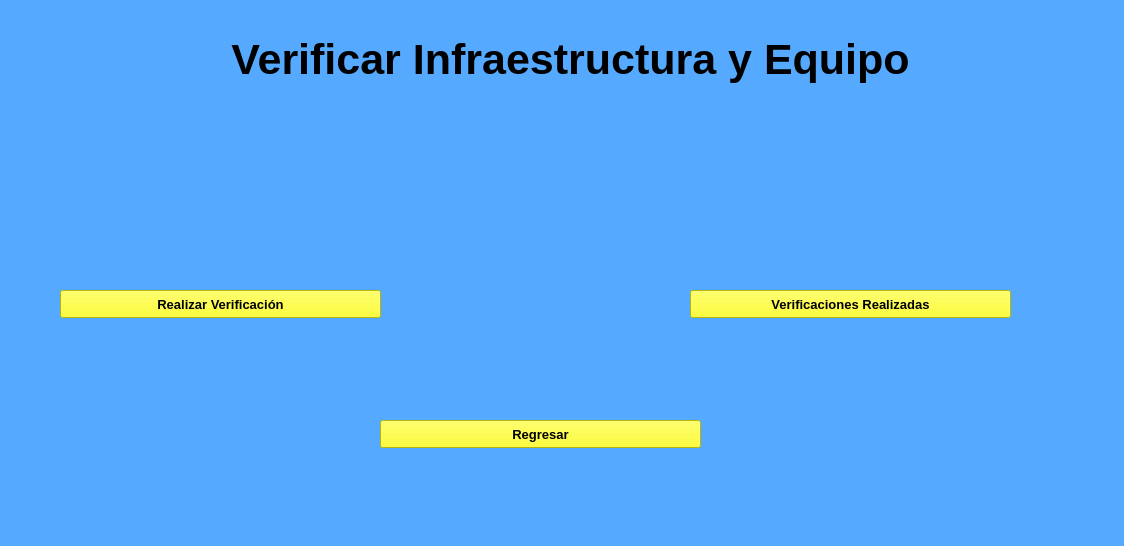
<?xml version="1.0" encoding="UTF-8"?>
<ui version="4.0">
 <class>MainWindow</class>
 <widget class="QMainWindow" name="MainWindow">
  <property name="geometry">
   <rect>
    <x>0</x>
    <y>0</y>
    <width>1124</width>
    <height>546</height>
   </rect>
  </property>
  <property name="windowTitle">
   <string>MainWindow</string>
  </property>
  <property name="styleSheet">
   <string notr="true">QWidget{
	background-color: rgb(85, 170, 255);
}
QPushButton{
	background-color: rgb(255, 255, 0);
}</string>
  </property>
  <widget class="QWidget" name="centralwidget">
   <widget class="QLabel" name="label_4">
    <property name="geometry">
     <rect>
      <x>110</x>
      <y>40</y>
      <width>921</width>
      <height>61</height>
     </rect>
    </property>
    <property name="font">
     <font>
      <pointsize>48</pointsize>
     </font>
    </property>
    <property name="whatsThis">
     <string>&lt;html&gt;&lt;head/&gt;&lt;body&gt;&lt;p align=&quot;center&quot;&gt;&lt;br/&gt;&lt;/p&gt;&lt;/body&gt;&lt;/html&gt;</string>
    </property>
    <property name="styleSheet">
     <string notr="true"/>
    </property>
    <property name="text">
     <string>&lt;!DOCTYPE HTML PUBLIC &quot;-//W3C//DTD HTML 4.0//EN&quot; &quot;http://www.w3.org/TR/REC-html40/strict.dtd&quot;&gt;
&lt;html&gt;&lt;head&gt;&lt;meta name=&quot;qrichtext&quot; content=&quot;1&quot; /&gt;&lt;style type=&quot;text/css&quot;&gt;
p, li { white-space: pre-wrap; }
&lt;/style&gt;&lt;/head&gt;&lt;body style=&quot; font-family:'MS Shell Dlg 2'; font-size:48pt; font-weight:400; font-style:normal;&quot;&gt;
&lt;p align=&quot;center&quot; style=&quot; margin-top:12px; margin-bottom:12px; margin-left:0px; margin-right:0px; -qt-block-indent:0; text-indent:0px;&quot;&gt;&lt;span style=&quot; font-weight:600; color:#000000; vertical-align:super;&quot;&gt;Verificar Infraestructura y Equipo&lt;/span&gt;&lt;/p&gt;&lt;/body&gt;&lt;/html&gt;</string>
    </property>
   </widget>
   <widget class="QPushButton" name="pushButton">
    <property name="geometry">
     <rect>
      <x>60</x>
      <y>290</y>
      <width>321</width>
      <height>28</height>
     </rect>
    </property>
    <property name="font">
     <font>
      <pointsize>10</pointsize>
      <weight>75</weight>
      <bold>true</bold>
     </font>
    </property>
    <property name="text">
     <string>Realizar Verificación</string>
    </property>
   </widget>
   <widget class="QPushButton" name="pushButton_2">
    <property name="geometry">
     <rect>
      <x>690</x>
      <y>290</y>
      <width>321</width>
      <height>28</height>
     </rect>
    </property>
    <property name="font">
     <font>
      <pointsize>10</pointsize>
      <weight>75</weight>
      <bold>true</bold>
     </font>
    </property>
    <property name="text">
     <string>Verificaciones Realizadas</string>
    </property>
   </widget>
   <widget class="QPushButton" name="pushButton_3">
    <property name="geometry">
     <rect>
      <x>380</x>
      <y>420</y>
      <width>321</width>
      <height>28</height>
     </rect>
    </property>
    <property name="font">
     <font>
      <pointsize>10</pointsize>
      <weight>75</weight>
      <bold>true</bold>
     </font>
    </property>
    <property name="text">
     <string>Regresar</string>
    </property>
   </widget>
  </widget>
 </widget>
 <resources/>
 <connections/>
</ui>
